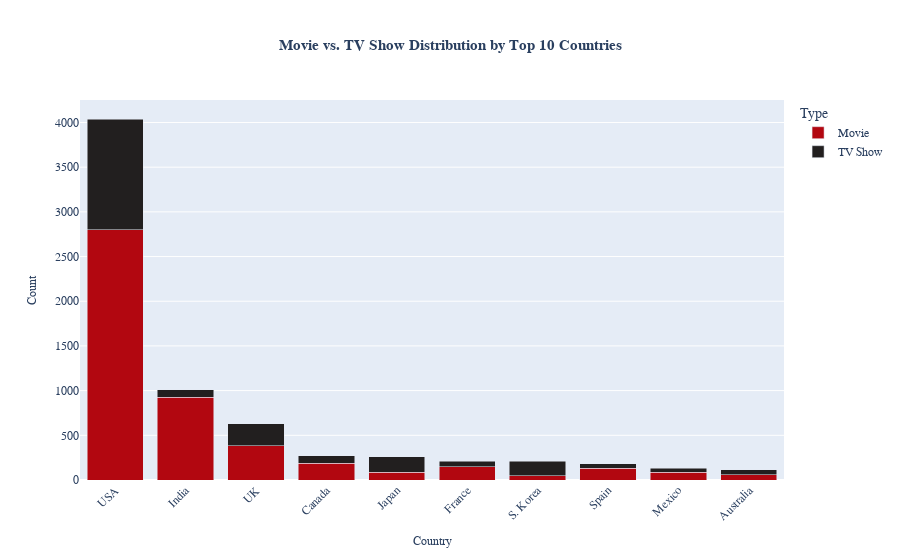

The notebook cell this image was saved under:
### Code cell
# Interactive Top 10 Countries by Content Count (Movie vs. TV Show)
top_countries = df['first_country'].value_counts().head(10).index
df_top = df[df['first_country'].isin(top_countries)]

type_by_country = df_top.groupby(['first_country', 'type']).size().unstack().fillna(0)
type_by_country = type_by_country.loc[top_countries]

# Convert to Plotly for interactivity
fig = px.bar(
    type_by_country.reset_index(), 
    x='first_country', 
    y=['Movie', 'TV Show'], 
    title='Movie vs. TV Show Distribution by Top 10 Countries',
    labels={'first_country': 'Country', 'value': 'Count', 'variable': 'Type'},
    color_discrete_map={'Movie': '#b20710', 'TV Show': '#221f1f'},
    barmode='stack'
)
fig.update_layout(
    font_family='serif',
    title_font_size=15,
    title_font_weight='bold',
    title_x=0.5,
    xaxis_title='Country',
    xaxis_title_font_size=12,
    yaxis_title='Count',
    yaxis_title_font_size=12,
    xaxis_tickangle=-45
)

fig.write_image('figures/Movie_vs_TV_Show_Distribution_by_Top_10_Countries.png', scale=2)
fig.show()

### Figure 1 — Plotly figure (JSON) as saved in the notebook; plotly's stock layout.template omitted (floating-point values rounded to 4 significant figures)
{"data": [{"hovertemplate": "Type=Movie<br>Country=%{x}<br>Count=%{y}<extra></extra>", "legendgroup": "Movie", "marker": {"color": "#b20710", "pattern": {"shape": ""}}, "name": "Movie", "orientation": "v", "showlegend": true, "textposition": "auto", "type": "bar", "x": ["USA", "India", "UK", "Canada", "Japan", "France", "S. Korea", "Spain", "Mexico", "Australia"], "xaxis": "x", "y": [2801, 927, 382, 187, 85, 148, 47, 129, 86, 61], "yaxis": "y"}, {"hovertemplate": "Type=TV Show<br>Country=%{x}<br>Count=%{y}<extra></extra>", "legendgroup": "TV Show", "marker": {"color": "#221f1f", "pattern": {"shape": ""}}, "name": "TV Show", "orientation": "v", "showlegend": true, "textposition": "auto", "type": "bar", "x": ["USA", "India", "UK", "Canada", "Japan", "France", "S. Korea", "Spain", "Mexico", "Australia"], "xaxis": "x", "y": [1238, 81, 246, 84, 174, 64, 164, 52, 48, 56], "yaxis": "y"}], "layout": {"barmode": "stack", "font": {"family": "serif"}, "legend": {"title": {"text": "Type"}, "tracegroupgap": 0}, "title": {"font": {"size": 15, "weight": "bold"}, "text": "Movie vs. TV Show Distribution by Top 10 Countries", "x": 0.5}, "xaxis": {"anchor": "y", "domain": [0, 1], "tickangle": -45, "title": {"font": {"size": 12}, "text": "Country"}}, "yaxis": {"anchor": "x", "domain": [0, 1], "title": {"font": {"size": 12}, "text": "Count"}}}}
